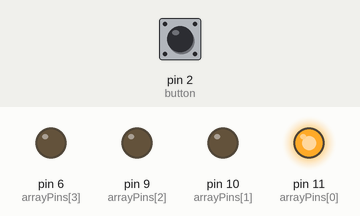
This sketch was run on a simulated Arduino Uno, built with avr-gcc and run on an emulated ATmega328P. On the bench: output pins drawn as LEDs (lit = HIGH). Dashed ring = blinking. The inputs (shaded band) are chosen by the test bench; at power-on: pin 2 (button) HIGH.

Above: at 1.2 s.
1.3 s: pin 2 (button) pulled LOW for 1 s
At 2.9 s:
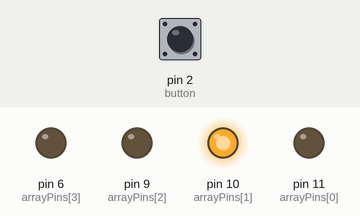
4.3 s: pin 2 (button) pulled LOW for 3.2 s
At 6.1 s:
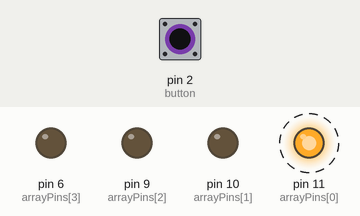
9.4 s: pin 2 (button) pulled LOW for 0.15 s
At 9.6 s:
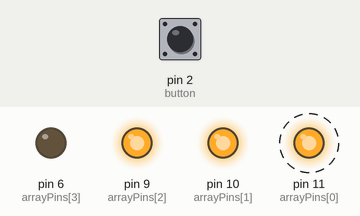
12.4 s: pin 2 (button) pulled LOW for 0.15 s
At 12.6 s:
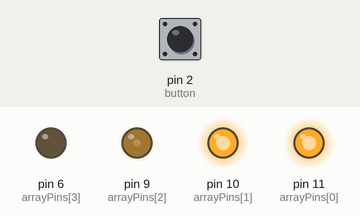
15.4 s: pin 2 (button) pulled LOW for 0.15 s
At 15.6 s:
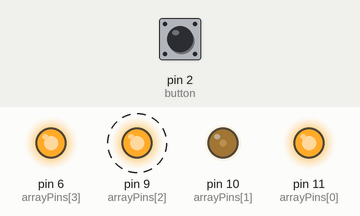
18.4 s: pin 2 (button) pulled LOW for 1 s
Timing chart, 0 to 22.4 s (numbered marks = the images above; inputs shaded):
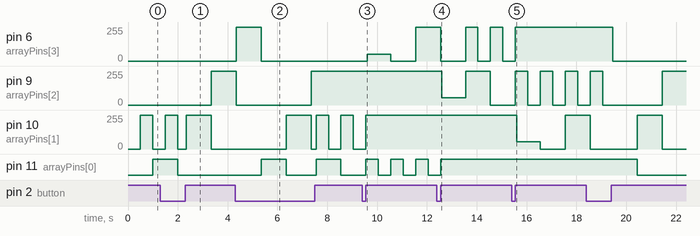

Measured:
- after the input at 1.3 s, pin 6 (arrayPins[3]): stays 0/255 (without the input it goes to 88/255 after 2.4 s); pin 9 (arrayPins[2]): 0/255 → 255/255 after 2.0 s; pin 11 (arrayPins[0]): goes on until 2.0 s, then stays LOW
- after the input at 4.3 s, pin 6 (arrayPins[3]): goes on until 5.3 s, then stays 0/255; pin 9 (arrayPins[2]): goes on until 7.3 s, then stays 255/255
- after the input at 9.4 s, pin 6 (arrayPins[3]): 0/255 → 52/255 after 0.20 s, → 0/255 0.95 s later, → 255/255 1.0 s later; pin 9 (arrayPins[2]): stays 255/255 (without the input it goes to 106/255 after 2.4 s); pin 10 (arrayPins[1]): goes on until 9.5 s, then stays 255/255
- after the input at 12.4 s, pin 9 (arrayPins[2]): 255/255 → 54/255 after 0.20 s, → 255/255 0.95 s later, → 0/255 1.0 s later; pin 10 (arrayPins[1]): stays 255/255 (without the input it goes to 144/255 after 2.4 s); pin 11 (arrayPins[0]): goes on until 12.5 s, then stays HIGH
- after the input at 15.4 s, pin 6 (arrayPins[3]): goes on until 15.6 s, then stays 255/255; pin 10 (arrayPins[1]): 255/255 → 54/255 after 0.20 s, → 0/255 0.95 s later, → 255/255 1.0 s later; pin 11 (arrayPins[0]): stays HIGH (without the input it goes to HIGH after 2.4 s)

The sketch:

sketch_jun15a.ino
```cpp
#include <ezButton.h>
#include <Thread.h>
#include <ThreadController.h>

#define PRESS_TIME 500
#define COUNT_LEDS 4

static unsigned long pressedTime = 0;
static unsigned long releasedTime = 0;

static ezButton button(2);

static const int speed[3] = {1000, 500, 300};
static int speed_it = 0;

static int arrayPins[COUNT_LEDS] = {11, 10, 9, 6};

static ThreadController threadController = ThreadController();
static Thread ledsThreads[COUNT_LEDS];
static Thread secondModeThread;

void (*mode) ();
void (*modePress) ();

void blinkFirstLed() {
  static bool state = false;
  state = !state;
  digitalWrite(arrayPins[0], int (state) * HIGH);
}

void blinkSecondLed() {
  static bool state = false;
  state = !state;
  digitalWrite(arrayPins[1], int (state) * HIGH);
}

void blinkThirdLed() {
 static int state = 250;
 static int sign = -1;
 analogWrite(arrayPins[2], state);
 state += sign;
 if (state == 250 || state == 0) {
   sign = -sign;
 }
}

void blinkFourthLed() {
  static int state = 250;
  static int sign = -2;
  analogWrite(arrayPins[3], state);
  state += sign;
  if (state == 250 || state == 0) {
    sign = -sign;
  }
}

void secondThreadMode() {
  static int it = 0;
  digitalWrite(arrayPins[it], LOW);
  ++it;
  it = ((it == COUNT_LEDS) ? 0 : it);
  digitalWrite(arrayPins[it], HIGH);
}

void firstMode() {
  threadController.run();
}

void secondMode() {
  if (secondModeThread.shouldRun()) {
    secondModeThread.run();
  }
}

void firstPressMode() {
  int tmp = arrayPins[3];
  for(int i = COUNT_LEDS - 1; i >= 1; --i) {
    arrayPins[i] = arrayPins[i - 1];
  }
  arrayPins[0] = tmp;
}

void secondPressMode() {
  ++speed_it;
  speed_it = speed_it > 2 ? 0 : speed_it;
  secondModeThread.setInterval(speed[speed_it]);
}

void changeMode() {
  for(int i = 0; i < COUNT_LEDS; ++i) {
    digitalWrite(arrayPins[i], LOW);
  }
  if(mode == firstMode) {
    mode = secondMode;
    modePress = secondPressMode;
    return;
  }
  mode = firstMode;
  modePress = firstPressMode;
}

void setupFirstMode() {
  ledsThreads[0].onRun(blinkFirstLed);
  ledsThreads[0].setInterval(1000);
  ledsThreads[1].onRun(blinkSecondLed);
  ledsThreads[1].setInterval(500);
  ledsThreads[2].onRun(blinkThirdLed);
  ledsThreads[2].setInterval(4);
  ledsThreads[3].onRun(blinkFourthLed);
  ledsThreads[3].setInterval(4);
  for(int i = 0; i < COUNT_LEDS; ++i) {
    threadController.add(&(ledsThreads[i]));
  }
}

void setupLedPins() {
    for(int i = 0; i < COUNT_LEDS; ++i) {
      pinMode(arrayPins[i], OUTPUT);
    }
}

void setup() {
  button.setDebounceTime(50);
  setupLedPins();
  setupFirstMode();

  secondModeThread = Thread();
  secondModeThread.onRun(secondThreadMode);
  secondModeThread.setInterval(speed[0]);

  mode = firstMode;
  modePress = firstPressMode;
}

void loop() {
  button.loop();

  mode();

  if(button.isPressed())
    pressedTime = millis();

  if(button.isReleased()) {
    releasedTime = millis();

    long pressDuration = releasedTime - pressedTime;

    if( pressDuration < PRESS_TIME ) {
      modePress();
    }

    if( pressDuration >= PRESS_TIME ) {
      changeMode();
    }
  }
}
```
